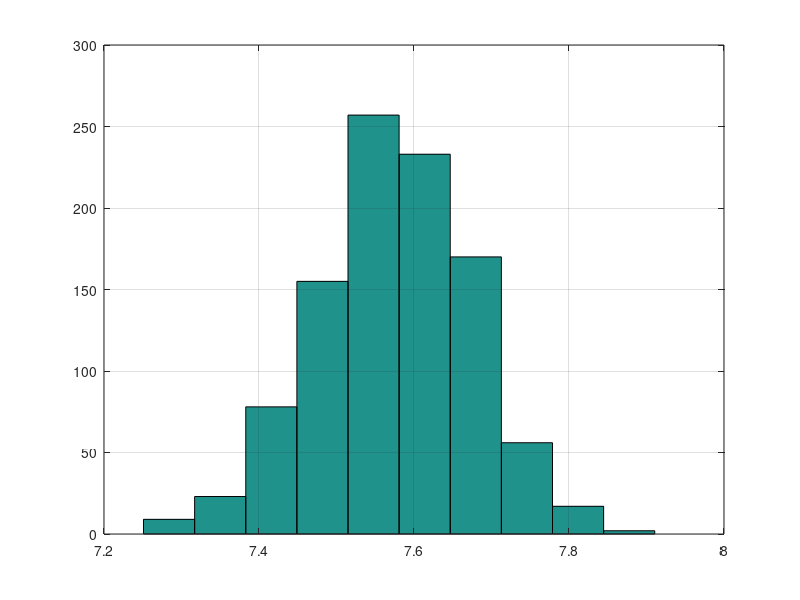

This figure's MATLAB source:
%% Box-Muller
%Z1=Rcos(theta)=sqrt(-2logU1)cos(2piU2)
%Z2=Rsin(theta)=sqrt(-2logU1)sin(2piU2)
%Z1 and Z2 are iid standard normal
%Z1^2+Z2^2 ~ chi-squared with 2 dof ~ Exp(1/2)
%z=lambda exp(-lambda x) -> x=-1/lambda log(1-z)
%For lambda=1/2: x = -2 log (1-z) = -2log(U1)
%% Monte Carlo Simulation
%  x[n] = A + w[n]
%  A is a const to be estimated
%  w[n] is a standard normal generated by Box-Mueller transform
clc;
n=1e2;                   %number of samples
num_iter=1e3;            %number of monte carlo iterations
A=floor(10*rand)         %constant to be estimated
A_hat=zeros(num_iter,1);
sigma=1;                 %noise standard deviation
for i=1:num_iter
    u1=rand(n,1); %~U[0,1]
    u2=rand(n,1); %~U[0,1]
    %Box-Mueller Transform
    w1=sqrt(-2*log(u1)).*cos(2*pi*u2); %~N(0,1)
    w2=sqrt(-2*log(u1)).*sin(2*pi*u2); %~N(0,1)
    x=A+sigma*w1; %x \in R
    A_hat(i)=-1/2+sqrt((x'*x)/length(x)+1/4);
end
%compute estimator statistics
A_hat_mean=sum(A_hat)/length(A_hat)
A_hat_var=sum((A_hat-A_hat_mean).^2)/length(A_hat)
A_hat_pdf=hist(A_hat)
hist(A_hat); grid on;